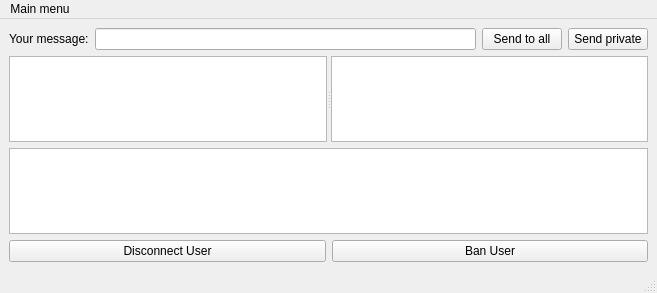
<?xml version="1.0" encoding="UTF-8"?>
<ui version="4.0">
 <class>MainWindow</class>
 <widget class="QMainWindow" name="MainWindow">
  <property name="geometry">
   <rect>
    <x>0</x>
    <y>0</y>
    <width>657</width>
    <height>293</height>
   </rect>
  </property>
  <property name="windowTitle">
   <string>MainWindow</string>
  </property>
  <widget class="QWidget" name="centralwidget">
   <layout class="QVBoxLayout" name="verticalLayout">
    <item>
     <layout class="QHBoxLayout" name="horizontalLayout">
      <item>
       <widget class="QLabel" name="label">
        <property name="text">
         <string>Your message:</string>
        </property>
       </widget>
      </item>
      <item>
       <widget class="QLineEdit" name="messageLineEdit">
        <property name="text">
         <string/>
        </property>
       </widget>
      </item>
      <item>
       <widget class="QPushButton" name="sendMessageButton">
        <property name="text">
         <string>Send to all</string>
        </property>
       </widget>
      </item>
      <item>
       <widget class="QPushButton" name="privateMessageSendButton">
        <property name="text">
         <string>Send private</string>
        </property>
       </widget>
      </item>
     </layout>
    </item>
    <item>
     <widget class="QSplitter" name="splitter">
      <property name="orientation">
       <enum>Qt::Horizontal</enum>
      </property>
      <widget class="QTextBrowser" name="privateChatBrowser"/>
      <widget class="QTextBrowser" name="commonChatBrowser"/>
     </widget>
    </item>
    <item>
     <widget class="QListWidget" name="userListWidget"/>
    </item>
    <item>
     <layout class="QHBoxLayout" name="userControlLayout">
      <item>
       <widget class="QPushButton" name="disconnectUserButton">
        <property name="text">
         <string>Disconnect User</string>
        </property>
       </widget>
      </item>
      <item>
       <widget class="QPushButton" name="banUserButton">
        <property name="text">
         <string>Ban User</string>
        </property>
       </widget>
      </item>
     </layout>
    </item>
   </layout>
  </widget>
  <widget class="QMenuBar" name="menubar">
   <property name="geometry">
    <rect>
     <x>0</x>
     <y>0</y>
     <width>657</width>
     <height>22</height>
    </rect>
   </property>
   <widget class="QMenu" name="menuMain_menu">
    <property name="title">
     <string>Main menu</string>
    </property>
    <addaction name="actionOpen_another_client"/>
    <addaction name="actionCloseClient"/>
    <addaction name="separator"/>
    <addaction name="actionOpen_Server"/>
   </widget>
   <addaction name="menuMain_menu"/>
  </widget>
  <widget class="QStatusBar" name="statusbar"/>
  <action name="actionOpen_another_client">
   <property name="text">
    <string>Open another client</string>
   </property>
  </action>
  <action name="actionCloseClient">
   <property name="text">
    <string>Close this client</string>
   </property>
  </action>
  <action name="actionOpen_Server">
   <property name="text">
    <string>Open_Server</string>
   </property>
  </action>
 </widget>
 <resources/>
 <connections/>
</ui>
